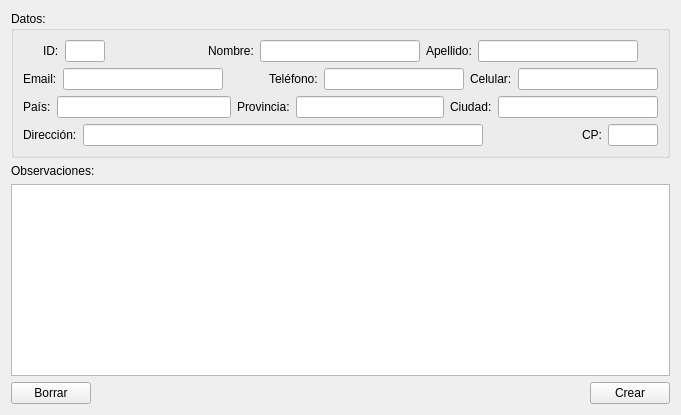
      <widget class="QWidget" name="tab_addGodParent">
       <attribute name="title">
        <string>np</string>
       </attribute>
       <layout class="QVBoxLayout" name="verticalLayout_21">
        <item>
         <widget class="QGroupBox" name="tab5_Info">
          <property name="title">
           <string>Datos:</string>
          </property>
          <layout class="QVBoxLayout" name="verticalLayout_20">
           <item>
            <layout class="QHBoxLayout" name="horizontalLayout_59">
             <item>
              <spacer name="horizontalSpacer_38">
               <property name="orientation">
                <enum>Qt::Horizontal</enum>
               </property>
               <property name="sizeType">
                <enum>QSizePolicy::Fixed</enum>
               </property>
               <property name="sizeHint" stdset="0">
                <size>
                 <width>20</width>
                 <height>20</height>
                </size>
               </property>
              </spacer>
             </item>
             <item>
              <layout class="QHBoxLayout" name="horizontalLayout_58">
               <property name="spacing">
                <number>6</number>
               </property>
               <property name="sizeConstraint">
                <enum>QLayout::SetFixedSize</enum>
               </property>
               <item>
                <widget class="QLabel" name="label_44">
                 <property name="maximumSize">
                  <size>
                   <width>20</width>
                   <height>16777215</height>
                  </size>
                 </property>
                 <property name="text">
                  <string>ID:</string>
                 </property>
                </widget>
               </item>
               <item>
                <widget class="QLineEdit" name="tab5_ID">
                 <property name="maximumSize">
                  <size>
                   <width>40</width>
                   <height>16777215</height>
                  </size>
                 </property>
                </widget>
               </item>
               <item>
                <spacer name="horizontalSpacer_40">
                 <property name="orientation">
                  <enum>Qt::Horizontal</enum>
                 </property>
                 <property name="sizeType">
                  <enum>QSizePolicy::Expanding</enum>
                 </property>
                 <property name="sizeHint" stdset="0">
                  <size>
                   <width>40</width>
                   <height>20</height>
                  </size>
                 </property>
                </spacer>
               </item>
              </layout>
             </item>
             <item>
              <layout class="QHBoxLayout" name="horizontalLayout_49">
               <item>
                <widget class="QLabel" name="label_39">
                 <property name="text">
                  <string>Nombre:</string>
                 </property>
                </widget>
               </item>
               <item>
                <widget class="QLineEdit" name="tab5_Name">
                 <property name="minimumSize">
                  <size>
                   <width>160</width>
                   <height>0</height>
                  </size>
                 </property>
                 <property name="toolTip">
                  <string>&lt;html&gt;&lt;head/&gt;&lt;body&gt;&lt;p&gt;* Requerido&lt;/p&gt;&lt;/body&gt;&lt;/html&gt;</string>
                 </property>
                </widget>
               </item>
              </layout>
             </item>
             <item>
              <layout class="QHBoxLayout" name="horizontalLayout_57">
               <item>
                <widget class="QLabel" name="label_40">
                 <property name="text">
                  <string>Apellido:</string>
                 </property>
                </widget>
               </item>
               <item>
                <widget class="QLineEdit" name="tab5_Surname">
                 <property name="minimumSize">
                  <size>
                   <width>160</width>
                   <height>0</height>
                  </size>
                 </property>
                 <property name="toolTip">
                  <string>&lt;html&gt;&lt;head/&gt;&lt;body&gt;&lt;p&gt;* Requerido&lt;/p&gt;&lt;/body&gt;&lt;/html&gt;</string>
                 </property>
                </widget>
               </item>
              </layout>
             </item>
             <item>
              <spacer name="horizontalSpacer_39">
               <property name="orientation">
                <enum>Qt::Horizontal</enum>
               </property>
               <property name="sizeType">
                <enum>QSizePolicy::Fixed</enum>
               </property>
               <property name="sizeHint" stdset="0">
                <size>
                 <width>20</width>
                 <height>20</height>
                </size>
               </property>
              </spacer>
             </item>
            </layout>
           </item>
           <item>
            <layout class="QHBoxLayout" name="horizontalLayout_63">
             <item>
              <layout class="QHBoxLayout" name="horizontalLayout_60">
               <item>
                <widget class="QLabel" name="label_45">
                 <property name="text">
                  <string>Email:</string>
                 </property>
                </widget>
               </item>
               <item>
                <widget class="QLineEdit" name="tab5_Email">
                 <property name="minimumSize">
                  <size>
                   <width>160</width>
                   <height>0</height>
                  </size>
                 </property>
                 <property name="toolTip">
                  <string>&lt;html&gt;&lt;head/&gt;&lt;body&gt;&lt;p&gt;* Se requiere al menos alguno de los tres métodos de contacto&lt;/p&gt;&lt;/body&gt;&lt;/html&gt;</string>
                 </property>
                </widget>
               </item>
              </layout>
             </item>
             <item>
              <spacer name="horizontalSpacer_37">
               <property name="orientation">
                <enum>Qt::Horizontal</enum>
               </property>
               <property name="sizeHint" stdset="0">
                <size>
                 <width>40</width>
                 <height>20</height>
                </size>
               </property>
              </spacer>
             </item>
             <item>
              <layout class="QHBoxLayout" name="horizontalLayout_61">
               <item>
                <widget class="QLabel" name="label_46">
                 <property name="text">
                  <string>Teléfono:</string>
                 </property>
                </widget>
               </item>
               <item>
                <widget class="QLineEdit" name="tab5_Tel">
                 <property name="minimumSize">
                  <size>
                   <width>140</width>
                   <height>0</height>
                  </size>
                 </property>
                 <property name="toolTip">
                  <string>&lt;html&gt;&lt;head/&gt;&lt;body&gt;&lt;p&gt;* Se requiere al menos alguno de los tres métodos de contacto&lt;/p&gt;&lt;/body&gt;&lt;/html&gt;</string>
                 </property>
                </widget>
               </item>
              </layout>
             </item>
             <item>
              <layout class="QHBoxLayout" name="horizontalLayout_62">
               <item>
                <widget class="QLabel" name="label_47">
                 <property name="text">
                  <string>Celular:</string>
                 </property>
                </widget>
               </item>
               <item>
                <widget class="QLineEdit" name="tab5_Cel">
                 <property name="minimumSize">
                  <size>
                   <width>140</width>
                   <height>0</height>
                  </size>
                 </property>
                 <property name="toolTip">
                  <string>&lt;html&gt;&lt;head/&gt;&lt;body&gt;&lt;p&gt;* Se requiere al menos alguno de los tres métodos de contacto&lt;/p&gt;&lt;/body&gt;&lt;/html&gt;</string>
                 </property>
                </widget>
               </item>
              </layout>
             </item>
            </layout>
           </item>
           <item>
            <layout class="QHBoxLayout" name="horizontalLayout_67">
             <item>
              <layout class="QHBoxLayout" name="horizontalLayout_64">
               <item>
                <widget class="QLabel" name="label_48">
                 <property name="text">
                  <string>País:</string>
                 </property>
                </widget>
               </item>
               <item>
                <widget class="QLineEdit" name="tab5_Country">
                 <property name="minimumSize">
                  <size>
                   <width>140</width>
                   <height>0</height>
                  </size>
                 </property>
                 <property name="toolTip">
                  <string>&lt;html&gt;&lt;head/&gt;&lt;body&gt;&lt;p&gt;* Requerido&lt;/p&gt;&lt;/body&gt;&lt;/html&gt;</string>
                 </property>
                </widget>
               </item>
              </layout>
             </item>
             <item>
              <layout class="QHBoxLayout" name="horizontalLayout_66">
               <item>
                <widget class="QLabel" name="label_50">
                 <property name="text">
                  <string>Provincia:</string>
                 </property>
                </widget>
               </item>
               <item>
                <widget class="QLineEdit" name="tab5_State">
                 <property name="minimumSize">
                  <size>
                   <width>140</width>
                   <height>0</height>
                  </size>
                 </property>
                 <property name="toolTip">
                  <string>&lt;html&gt;&lt;head/&gt;&lt;body&gt;&lt;p&gt;* Requerido&lt;/p&gt;&lt;/body&gt;&lt;/html&gt;</string>
                 </property>
                </widget>
               </item>
              </layout>
             </item>
             <item>
              <layout class="QHBoxLayout" name="horizontalLayout_65">
               <item>
                <widget class="QLabel" name="label_49">
                 <property name="text">
                  <string>Ciudad:</string>
                 </property>
                </widget>
               </item>
               <item>
                <widget class="QLineEdit" name="tab5_City">
                 <property name="minimumSize">
                  <size>
                   <width>140</width>
                   <height>0</height>
                  </size>
                 </property>
                 <property name="toolTip">
                  <string>&lt;html&gt;&lt;head/&gt;&lt;body&gt;&lt;p&gt;* Requerido&lt;/p&gt;&lt;/body&gt;&lt;/html&gt;</string>
                 </property>
                </widget>
               </item>
              </layout>
             </item>
            </layout>
           </item>
           <item>
            <layout class="QHBoxLayout" name="horizontalLayout_70">
             <item>
              <layout class="QHBoxLayout" name="horizontalLayout_69">
               <item>
                <widget class="QLabel" name="label_51">
                 <property name="text">
                  <string>Dirección:</string>
                 </property>
                </widget>
               </item>
               <item>
                <widget class="QLineEdit" name="tab5_Address">
                 <property name="minimumSize">
                  <size>
                   <width>400</width>
                   <height>0</height>
                  </size>
                 </property>
                 <property name="toolTip">
                  <string>&lt;html&gt;&lt;head/&gt;&lt;body&gt;&lt;p&gt;* Requerido&lt;/p&gt;&lt;/body&gt;&lt;/html&gt;</string>
                 </property>
                </widget>
               </item>
              </layout>
             </item>
             <item>
              <layout class="QHBoxLayout" name="horizontalLayout_68">
               <item>
                <spacer name="horizontalSpacer_42">
                 <property name="orientation">
                  <enum>Qt::Horizontal</enum>
                 </property>
                 <property name="sizeType">
                  <enum>QSizePolicy::Expanding</enum>
                 </property>
                 <property name="sizeHint" stdset="0">
                  <size>
                   <width>40</width>
                   <height>20</height>
                  </size>
                 </property>
                </spacer>
               </item>
               <item>
                <widget class="QLabel" name="label_52">
                 <property name="maximumSize">
                  <size>
                   <width>20</width>
                   <height>16777215</height>
                  </size>
                 </property>
                 <property name="text">
                  <string>CP:</string>
                 </property>
                </widget>
               </item>
               <item>
                <widget class="QLineEdit" name="tab5_Zip">
                 <property name="maximumSize">
                  <size>
                   <width>50</width>
                   <height>16777215</height>
                  </size>
                 </property>
                </widget>
               </item>
              </layout>
             </item>
            </layout>
           </item>
          </layout>
         </widget>
        </item>
        <item>
         <widget class="QLabel" name="label_53">
          <property name="text">
           <string>Observaciones:</string>
          </property>
         </widget>
        </item>
        <item>
         <widget class="QPlainTextEdit" name="tab5_Comment"/>
        </item>
        <item>
         <layout class="QHBoxLayout" name="horizontalLayout_71">
          <item>
           <widget class="QPushButton" name="tab5_Erase">
            <property name="text">
             <string>Borrar</string>
            </property>
           </widget>
          </item>
          <item>
           <spacer name="horizontalSpacer_41">
            <property name="orientation">
             <enum>Qt::Horizontal</enum>
            </property>
            <property name="sizeHint" stdset="0">
             <size>
              <width>388</width>
              <height>20</height>
             </size>
            </property>
           </spacer>
          </item>
          <item>
           <widget class="QPushButton" name="tab5_Create">
            <property name="text">
             <string>Crear</string>
            </property>
           </widget>
          </item>
         </layout>
        </item>
       </layout>
      </widget>
